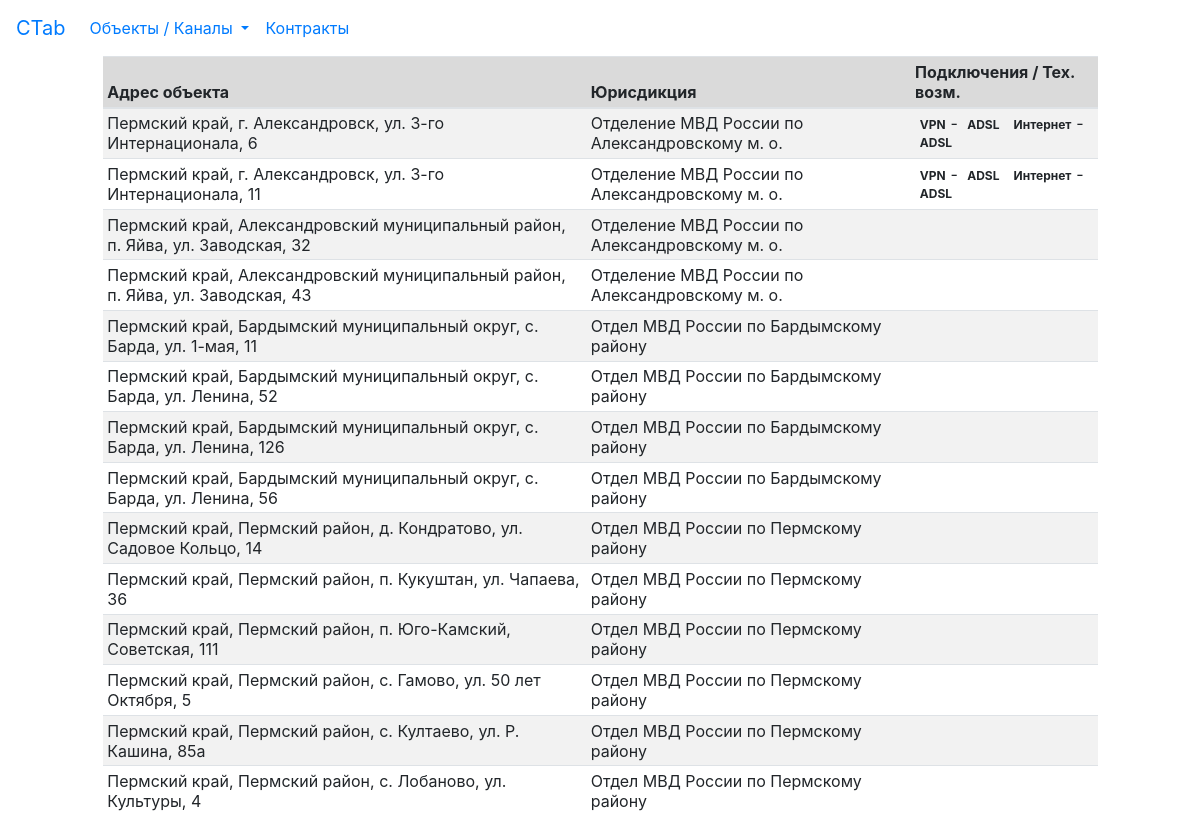
The page / on the database its author committed.
### tables this page shows
CREATE TABLE "address" (
	"id"	INTEGER,
	"area_id"	INTEGER,
	"city"	TEXT,
	"street"	TEXT,
	"building"	TEXT,
	"region_id"	INTEGER,
	"area_owner"	INTEGER,
	PRIMARY KEY("id" AUTOINCREMENT)
);

CREATE TABLE "areas_owners" (
	"id"	INTEGER UNIQUE,
	"area_name"	TEXT UNIQUE,
	PRIMARY KEY("id" AUTOINCREMENT)
);

CREATE TABLE "technical_possibility" (
	"id"	INTEGER PRIMARY KEY AUTOINCREMENT UNIQUE,
	"service"	TEXT,
	"object_id"	INTEGER,
	"type_channel"	INTEGER,
	"type_phys_channel"	INTEGER
);

CREATE TABLE "type_phys_channel" (
	"id"	INTEGER,
	"name"	TEXT
);

### main.py (the view)
@app.route('/')
def index():
    tech_pos = tech_possible(DB)
    addresses = get_addresses(DB)
    return render_template('index.html', addresses=addresses, tech_pos=tech_pos)

### libfunc.py (called while the page is built)
def tech_possible(db: str) -> dict:
    result = {}
    connection = sqlite3.connect(db)
    cursor = connection.cursor()
    cursor.execute("""SELECT technical_possibility.object_id, technical_possibility.service, type_phys_channel.name
                    FROM
                    technical_possibility, type_phys_channel
                    WHERE
                    type_phys_channel.id = technical_possibility.type_phys_channel""")
    for id, service, type in cursor:
        if result.get(id):
            result[id].append((service, type))
        else:
            result[id] = [(service, type)]
    return result

def get_addresses(db: str) -> list:
    connection = sqlite3.connect(db)
    cursor = connection.cursor()
    cursor.execute("""SELECT region.name, areas.area_name, address.city, address.street, address.building, areas_owners.area_name,
       address.id, region.id, areas.id, areas_owners.id
       FROM
       address, areas_owners, region, areas
	   WHERE
	   areas.id = address.area_id
	   AND
	   areas_owners.id = address.area_owner
	   AND
	   region.id = address.region_id
       ORDER BY areas.area_name, address.city, address.street""")
    result = [ i for i in cursor ]
    connection.close()
    return result

### templates/index.html
{% extends 'base.html' %}
{% block content %}
<div class="row">
    <div class="col-1">
    </div>
    <div class="col">
        <table class="table table-striped table-sm">
            <thead>
                <tr class="table-active">
                    <th scope="col">Адрес объекта</th>
                    <th scope="col">Юрисдикция</th>
                    <th scope="col">Подключения / Тех. возм.</th>
                </tr>
            <thead>
            <tbody>
                {% for addr in addresses %}
                <tr title="{{ addr[-1] }}">
                    <td>{% if addr[2].startswith('г.') %}
                            {{ addr[0:1] |join(', ') }}, {{ addr[2:5] |join(', ') }}
                        {% else %}
                            {{ addr[:5] |join(', ') }}
                        {% endif %}
                    </td>
                    <td>{{ addr[5] }}</td>
                    <td class="position-relative">
                            {% for item in tech_pos[addr[6]] %}
                                <span class="badge text-bg-secondary">{{ item[0] }}</span>-
                                <span class="badge rounded-pill text-bg-light">{{ item[1] }}</span>
                            {% endfor %}
                    </td>
                </tr>
                {% endfor %}
            </tbody>
        </table>
    </div>
    <div class="col-1">
    </div>
</div>
{% endblock %}

### templates/base.html (shortened to what this page needs)
<html>
<head>
    <link rel="stylesheet" href="static/css/bootstrap.min.css">
</head>
<body>
    <div class="container-xxl">
        <nav class="navbar navbar-expand-lg">
        <a class="navbar-brand" href="/">CTab</a>
            <div class="collapse navbar-collapse" id="navbarScroll">
                <ul class="navbar-nav mr-auto my-2 my-lg-0 navbar-nav-scroll" style="max-height: 100px;">
                    <li class="nav-item dropdown">
                        <a class="nav-link dropdown-toggle" href="#" role="button" data-toggle="dropdown" aria-expanded="false">
                          Объекты / Каналы
                        </a>
                    </li>
                    <li class="nav-item">
                        <a class="nav-link" href="#">Контракты</a>
                    </li>
                </ul>
            </div>
        </nav>
    {% block content %}
    {% endblock %}
    </div>
</body>
</html>

### rows shown on the page
address: addr "Пермский край", addr "г. Александровск, ул. 3-го Интернационала, 6", area_name "Отделение МВД России по Александровскому м. о."
technical_possibility: service "VPN", name "ADSL"
technical_possibility: service "Интернет", name "ADSL"
address: addr "Пермский край", addr "г. Александровск, ул. 3-го Интернационала, 11", area_name "Отделение МВД России по Александровскому м. о."
technical_possibility: service "VPN", name "ADSL"
technical_possibility: service "Интернет", name "ADSL"
address: addr "Пермский край, Александровский муниципальный район, п. Яйва, ул. Заводская, 32", area_name "Отделение МВД России по Александровскому м. о."
address: addr "Пермский край, Александровский муниципальный район, п. Яйва, ул. Заводская, 43", area_name "Отделение МВД России по Александровскому м. о."
address: addr "Пермский край, Бардымский муниципальный округ, с. Барда, ул. 1-мая, 11", area_name "Отдел МВД России по Бардымскому району"
address: addr "Пермский край, Бардымский муниципальный округ, с. Барда, ул. Ленина, 52", area_name "Отдел МВД России по Бардымскому району"
address: addr "Пермский край, Бардымский муниципальный округ, с. Барда, ул. Ленина, 126", area_name "Отдел МВД России по Бардымскому району"
address: addr "Пермский край, Бардымский муниципальный округ, с. Барда, ул. Ленина, 56", area_name "Отдел МВД России по Бардымскому району"
address: addr "Пермский край, Пермский район, д. Кондратово, ул. Садовое Кольцо, 14", area_name "Отдел МВД России по Пермскому району"
address: addr "Пермский край, Пермский район, п. Кукуштан, ул. Чапаева, 36", area_name "Отдел МВД России по Пермскому району"
address: addr "Пермский край, Пермский район, п. Юго-Камский, Советская, 111", area_name "Отдел МВД России по Пермскому району"
address: addr "Пермский край, Пермский район, с. Гамово, ул. 50 лет Октября, 5", area_name "Отдел МВД России по Пермскому району"
address: addr "Пермский край, Пермский район, с. Култаево, ул. Р. Кашина, 85а", area_name "Отдел МВД России по Пермскому району"
address: addr "Пермский край, Пермский район, с. Лобаново, ул. Культуры, 4", area_name "Отдел МВД России по Пермскому району"
